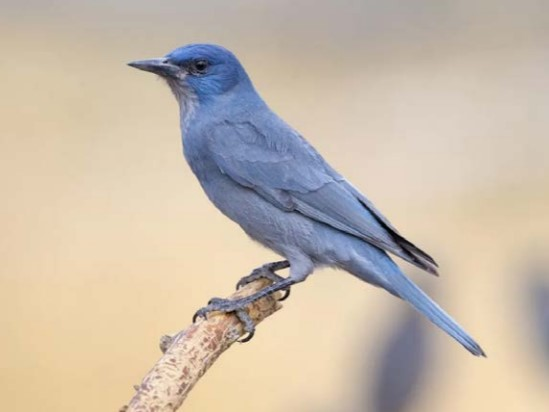
#> input picture img/bird.jpg, 549 x 412 px, found by its file name
$ python 23-1.py
#> lines starting #> are read from the running program, lines starting #| are printed output that depends on the picture
import cv2
import numpy as np
from matplotlib import pyplot as plt
img = cv2.imread('img/bird.jpg',0)
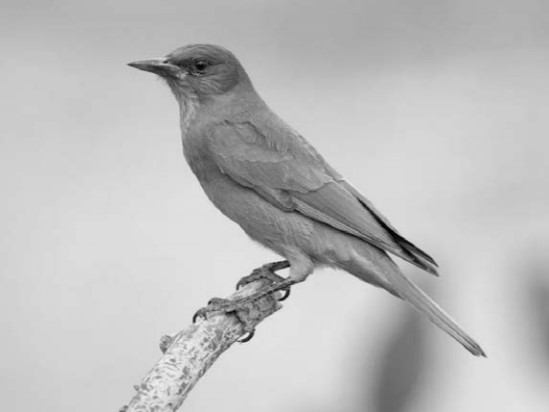
#> img: shape (412, 549); min 0, max 240, mean 189.3

f = np.fft.fft2(img)
fshift = np.fft.fftshift(f)

'''
# 这里构建振幅图的公式没学过
magnitude_spectrum = 20*np.log(np.abs(fshift))
plt.subplot(121),plt.imshow(img, cmap = 'gray')
plt.title('Input Image'), plt.xticks([]), plt.yticks([])
plt.subplot(122),plt.imshow(magnitude_spectrum, cmap = 'gray')
plt.title('Magnitude Spectrum'), plt.xticks([]), plt.yticks([])
plt.show()
'''

rows,cols = img.shape
#> rows = 412; cols = 549
crow,ccol = int(rows/2) , int(cols/2)
#> crow = 206; ccol = 274
fshift[crow-30:crow+30, ccol-30:ccol+30] = 0
f_ishift = np.fft.ifftshift(fshift)
img_back = np.fft.ifft2(f_ishift)
# 取绝对值
img_back = np.abs(img_back)
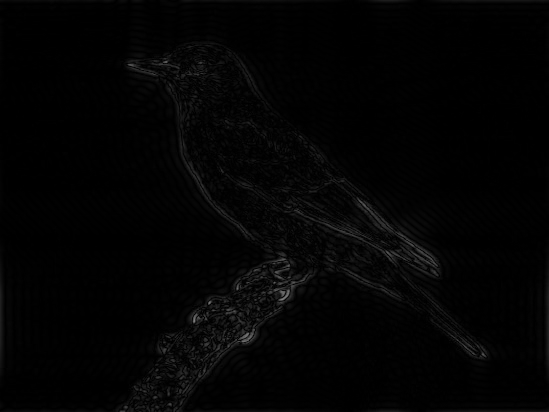
#> img_back: shape (412, 549) float64; min 0.00167, max 127.9, mean 4
plt.subplot(131),plt.imshow(img, cmap = 'gray')
plt.title('Input Image'), plt.xticks([]), plt.yticks([])
plt.subplot(132),plt.imshow(img_back, cmap = 'gray')
plt.title('Image after HPF'), plt.xticks([]), plt.yticks([])
plt.subplot(133),plt.imshow(img_back)
plt.title('Result in JET'), plt.xticks([]), plt.yticks([])
plt.show()
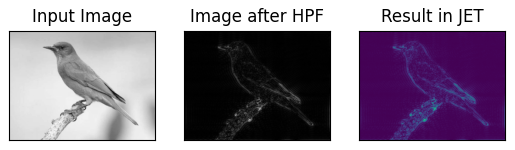
#> figure drawn by matplotlib, 3 panels
